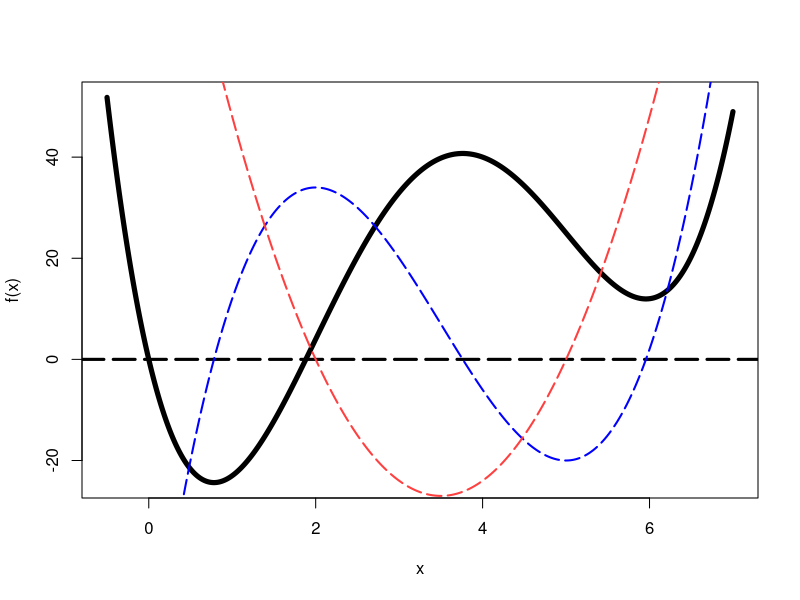
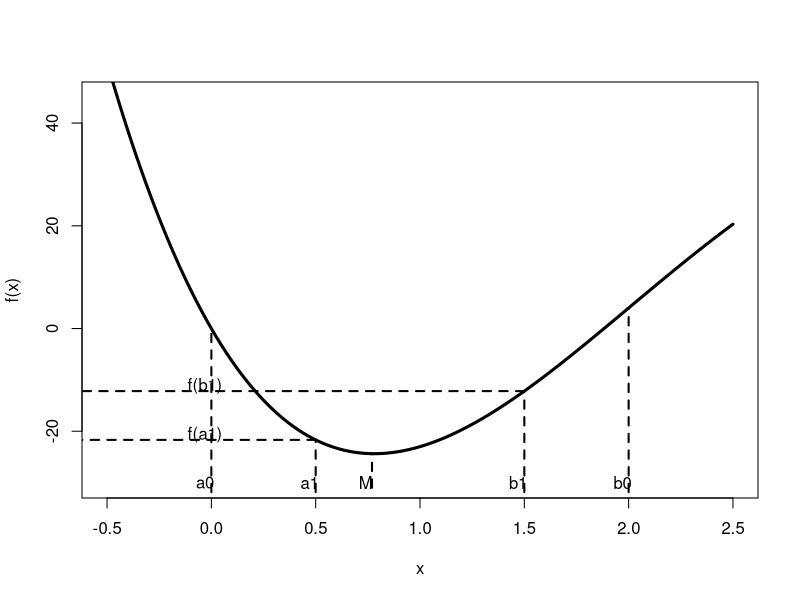
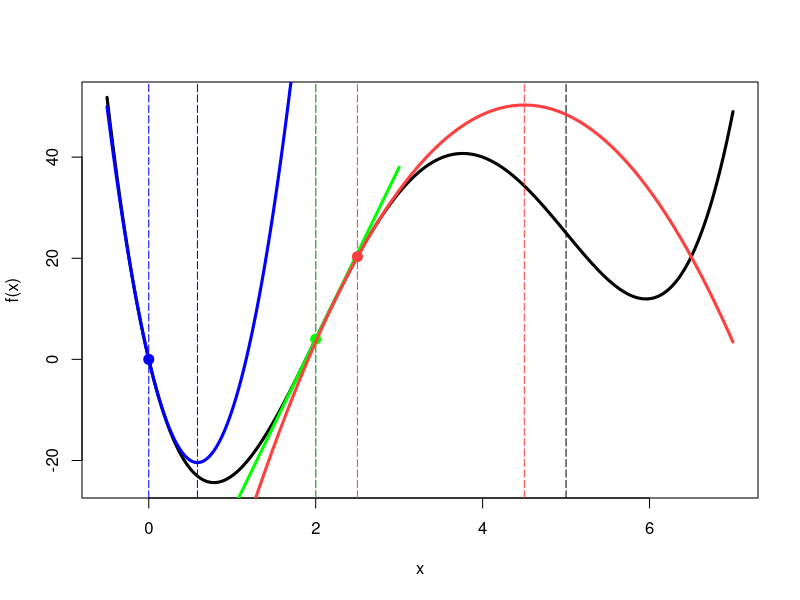
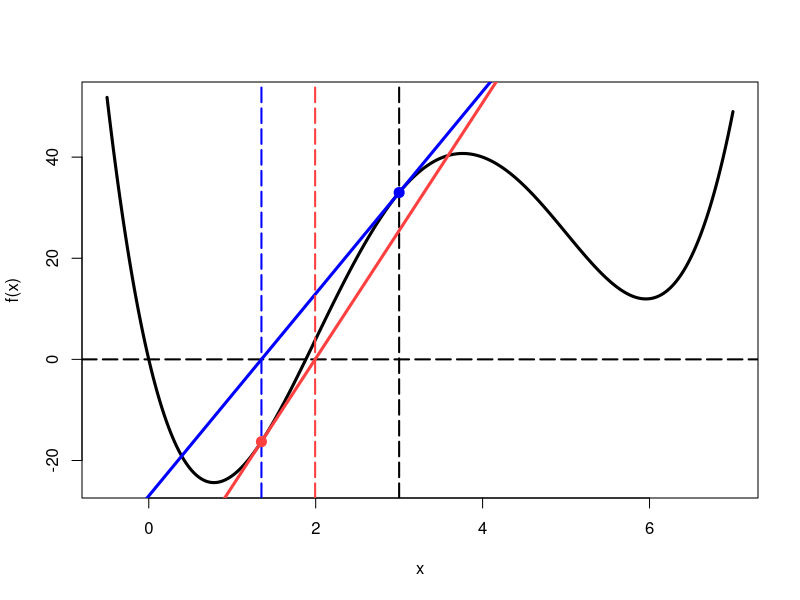
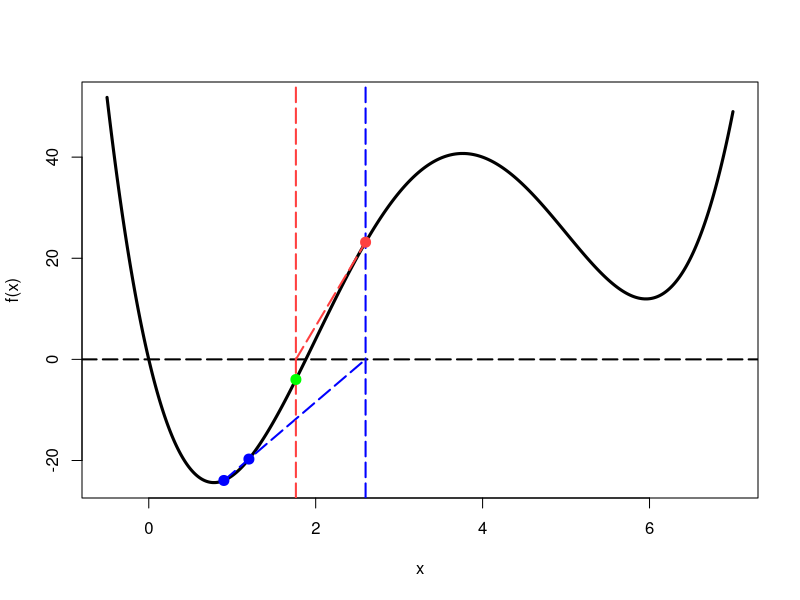

These figures' R source, in order:
### An example of a unimodal function (on [0,2])
f <- function(x)
{
  1*x^4 - 14*x^3 + 60*x^2 - 70*x
}

### plot the function f from -.5 to 7
curve(f, from = -.5, to = 7, n = 1001, lwd = 5)

### plot the horizontal line
abline(h = 0, lty = 5, lwd = 3)

### The derivative of f
f_prime <- function(x)
{
  4*x^3 - 42*x^2 + 120*x - 70
}

### plot f_prime from -.5 to 7
curve(f_prime, from = -.5, to = 7, n = 1001, lwd = 2, lty = 5, col = "blue1", add = T)


### The 2nd derivative of f
f_dbl <- function(x)
{
  12*x^2 - 84*x + 120
}

### plot f_dbl from -.5 to 7
curve(f_dbl, from = -.5, to = 7, n = 1001, lwd = 2, lty = 5, col = "brown1", add = T)


##########################################################
####### FUNCTION TO DO THE GOLDEN SECTION SEARCH #########
##########################################################
golden <- function(f, int, precision = 1e-6)
{
  # ::: This function implements the golden section search for a 
  # ::: *minimum* for the function 'f' on the range [int]
  # ::: with precision no greater than 'precision'.
  # ::: Note: 'int' is an interval such as c(2,3).
  # ::: If you want to *maximize*, multiply your function by -1.
  
  rho <- (3-sqrt(5))/2 # ::: Golden ratio
  # ::: Work out first iteration here
  f_a <- f(int[1] + rho*(diff(int)))
  f_b <- f(int[2] - rho*(diff(int)))
  ### How many iterations will we need to reach the desired precision?
  N <- ceiling(log(precision/(diff(int)))/log(1-rho))
  for (i in 1:(N))                    # index the number of iterations
  {
    if (f_a < f_b)  
    {

      
    } else{
      if (f_a >= f_b)
      {
      } }
  }
  int
}

##########################################################
####### FUNCTION FOR BISECTION METHOD ####################
##########################################################
bisection <- function(f_prime, int, precision = 1e-7)
{
  # ::: f_prime is the function for the first derivative
  # ::: of f, int is an interval such as c(0,1) which 
  # ::: denotes the domain
  
  N <- ceiling(log(precision/(diff(int)))/log(.5))
  f_prime_a <- f_prime(int[1] + diff(int)/2)
  for (i in 1:N)
  {
    if(f_prime_a < 0)
    {
      # ::: FILL IN CODE HERE
    } else
      if(f_prime_a > 0)
      {
        # ::: FILL IN CODE HERE
      } else
        if(f_prime_a == 0)
        {
          # ::: FILL IN CODE HERE
        }
    # ::: FILL IN CODE HERE (UPDATE)
  }
  int
}

##########################################################
####### FUNCTION FOR NEWTON'S METHOD #####################
##########################################################
newton <- function(f_prime, f_dbl, precision = 1e-6, start)
{
  # ::: f_prime is first derivative function
  # ::: f_dbl is second derivitive function
  # ::: start is starting 'guess'
  
  x_old <- start
  x_new <- ### FILL IN CODE HERE
  
  i <- 1 # ::: use 'i' to print iteration number
  print(paste0("Iteration ", i, "; Estimate = ", x_new) )
  while (abs('put something here') > precision)
  {
    x_old <- x_new
    x_new <- ### FILL IN CODE HERE
    # ::: redefine variables and calculate new estimate
    
    # ::: keep track of iteration history
    print(paste0("Iteration ", i+1, "; Estimate = ", x_new) )
    i <- i + 1
  }
  x_new
}


########################################################
####### FUNCTION FOR SECANT METHOD #####################
########################################################
secant <- function(f_prime, start1, start2, precision = 1e-6)
{
  # ::: fill in the blanks
}


###############################################################
############### PLOT FOR GOLDEN SECTION #######################
###############################################################

### plot the function from -.5 to 2.5
curve(f, from = -.5, to = 2.5, n = 1001, lwd = 3, ylim = c(-30, 45)) # plot the function from -.5 to 2.5
### Create diagram to depict starting points and first picks
a0 <- 0; b0 <- 2;
### plot dashed lines from a0 and b0 to curve
text(a0 - .03,-30, "a0")
segments(a0, -100, a0, f(a0), lty = 2, lwd = 2)
text(b0 - .03,-30, "b0")
segments(b0, -100, b0, f(b0), lty = 2, lwd = 2)

a1 <- .5; b1 <- 1.5
text(a1 - .03,-30, "a1")
segments(a1, -100, a1, f(a1), lty = 2, lwd = 2)
text(b1 - .03,-30, "b1")
segments(b1, -100, b1, f(b1), lty = 2, lwd = 2)

### Plot f(a1) and f(b1) on the y-axis
text(-0.03, f(a1) + 1, "f(a1)")
segments(a1, f(a1), -100, f(a1), lty = 2, lwd = 2)
text(-0.03, f(b1) + 1, "f(b1)")
segments(b1, f(b1), -100, f(b1), lty = 2, lwd = 2)

### Mark the true minimum with 'M'
M <- .77
text(M - .03,-30, "M")
segments(M, -31, M, f(M), lty = 2, lwd = 2)


#####################################
###### PLOT NEWTON'S METHOD #########
#####################################
curve(f, from = -.5, to = 7, n = 1001, lwd = 3) # plot the function
### plot inflection points
abline(v = 2, col = 'black', lty = 5)
abline(v = 5, col = 'black', lty = 5)

q_newton <- function(x, xk)
{
  f(xk) + f_prime(xk)*(x - xk) + .5*(f_dbl(xk))*(x - xk)^2
}

q_2 <- function(x) q_newton(x, 2)
curve(q_2, from = -1, to = 3, add = T, col = 'green1', lwd = 3)
x_2 <- 2 - f_prime(2)/f_dbl(2)
abline(v = 2, col = 'green1', lty = 5)
abline(v = x_2, col = 'green1', lty = 5)
points(2, f(2), col = 'green1', pch = 20, bg = 'green1', cex = 2)

q_25 <- function(x) q_newton(x, 2.5)
curve(q_25, from = -1, to = 7, add = T, col = 'brown1', lwd = 3)
x_2 <- 2.5 - f_prime(2.5)/f_dbl(2.5)
abline(v = 2.5, col = 'brown1', lty = 5)
abline(v = x_2, col = 'brown1', lty = 5)
points(2.5, f(2.5), col = 'brown1', pch = 20, bg = 'brown1', cex = 2)

q_0 <- function(x) q_newton(x, 0)
curve(q_0, from = -.5, to = 2, add = T, col = 'blue1', lwd = 3)
x_0 <- 0 - f_prime(0)/f_dbl(0)
abline(v = 0, col = 'blue1', lty = 5)
abline(v = x_0, col = 'blue1', lty = 5)
points(0, f(0), col = 'blue1', pch = 20, bg = 'blue1', cex = 2)

### Newton's method for zero-finding
curve(f, from = -.5, to = 7, n = 1001, lwd = 3) # plot the function
abline(h = 0, col = "black", lty = 5, lwd = 2)

x0 <- 3
x1 <- x0 - f(x0)/f_prime(x0)
abline(v = x0, col = "black", lty = 5, lwd = 2)
abline(v = x1, col = "blue1", lty = 5, lwd = 2)
points(x0, f(x0), col = 'blue1', pch = 20, bg = 'blue1', cex = 2)
abline(a = -27, b = 20, col = "blue1", lwd = 3)

x0 <- 1.35
x1 <- x0 - f(x0)/f_prime(x0)
points(x0, f(x0), col = 'brown1', pch = 20, bg = 'blue1', cex = 2)
abline(a = -50.42402, b = 25.29650, col = "brown1", lwd = 3)
abline(v = x1, col = "brown1", lty = 5, lwd = 2)

###############################################################
######### PLOT SECANT METHOD ##################################
###############################################################
curve(f, from = -.5, to = 7, n = 1001, lwd = 3) # plot the function from -.5 to 7
abline(h = 0, col = "black", lty = 5, lwd = 2)

points(.9, f(.9), col = 'blue1', pch = 20, bg = 'blue1', cex = 2)
points(1.2, f(1.2), col = 'blue1', pch = 20, bg = 'blue1', cex = 2)
x_old <- .9; x_oldest <- 1.2
x_n <- x_old - f(x_old)*( (x_old - x_oldest)/(f(x_old) - f(x_oldest)) )
segments(x0 = .9, y0 = f(.9), x1 = x_n, y1 = 0, col = "blue1", lty = 5, lwd = 2)

abline(v = x_n, col = "blue1", lty = 5, lwd = 2)
points(x_n, f(x_n), col = "brown1", pch = 20, bg = 'brown1', cex = 2)

x_oldest <- x_old
x_old <- x_n
x_n <- x_old - f(x_old)*( (x_old - x_oldest)/(f(x_old) - f(x_oldest)) )
segments(x0 = x_n, y0 = 0, x1 = x_old, y1 = f(x_old), col = "brown1", lty = 5, lwd = 2)

abline(v = x_n, col = "brown1", lty = 5, lwd = 2)
points(x_n, f(x_n), col = 'green1', pch = 20, bg = 'green1', cex = 2)

